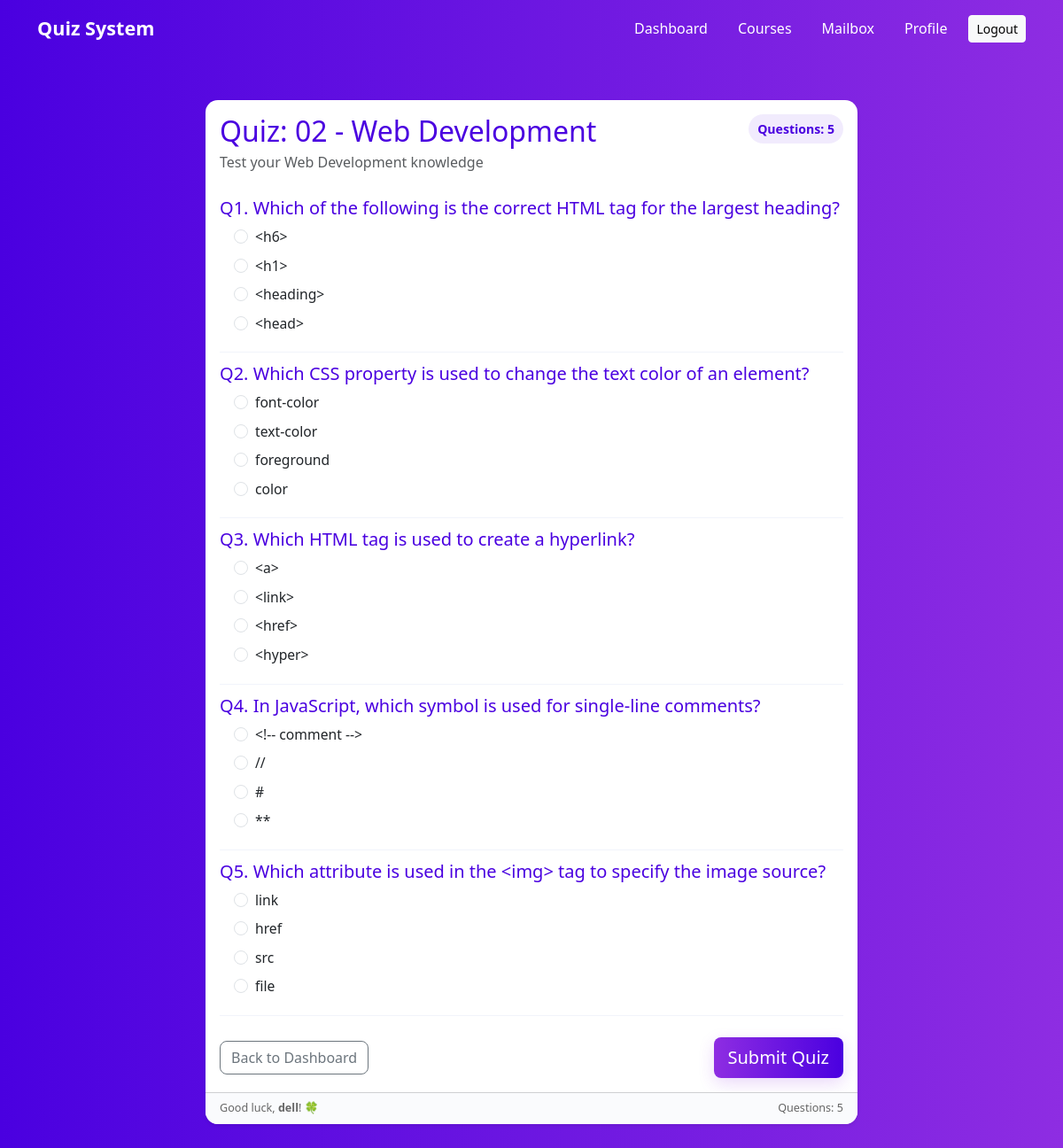
/2/ (signed in), run on the app's committed database.
### quizzes/models.py (models this page shows, shortened)
class Quiz(models.Model):
    title = models.CharField(max_length=255)
    description = models.TextField(blank=True, null=True)
    created_at = models.DateTimeField(auto_now_add=True)

class Question(models.Model):
    quiz = models.ForeignKey(Quiz, on_delete=models.CASCADE, related_name='questions')
    question_text = models.CharField(max_length=500)

class Option(models.Model):
    question = models.ForeignKey(Question, on_delete=models.CASCADE, related_name='options')
    option_text = models.CharField(max_length=255)
    is_correct = models.BooleanField(default=False)

### quizzes/views.py (the view)
# urls.py: path('<int:quiz_id>/', views.quiz_detail, name='quiz_detail'),
@login_required
def quiz_detail(request, quiz_id):
    quiz = get_object_or_404(Quiz, id=quiz_id)
    return render(request, 'quizzes/quiz_detail.html', {'quiz': quiz})

### templates/quizzes/quiz_detail.html (shortened to what this page needs)
{% load static %}
<!DOCTYPE html>
<html lang="en">
<head>
  <link href="https://cdn.jsdelivr.net/npm/bootstrap@5.3.0/dist/css/bootstrap.min.css" rel="stylesheet">
</head>
<body>
  <nav class="navbar navbar-expand-lg">
    <div class="container">
      <a class="navbar-brand" href="{% url 'dashboard' %}">Quiz System</a>
      <div class="collapse navbar-collapse justify-content-end" id="navCollapse">
        <ul class="navbar-nav align-items-center">
          <li class="nav-item"><a class="nav-link active" href="{% url 'dashboard' %}">Dashboard</a></li>
          <li class="nav-item"><a class="nav-link" href="#">Courses</a></li>
          <li class="nav-item"><a class="nav-link" href="#">Mailbox</a></li>
          <li class="nav-item"><a class="nav-link" href="#">Profile</a></li>
          <li class="nav-item"><a class="btn btn-light btn-sm ms-3" href="#">Logout</a></li>
        </ul>
      </div>
    </div>
  </nav>
  <div class="container my-5">
    <div class="row justify-content-center">
      <div class="col-lg-8">
        <div class="card quiz-card shadow-sm">
          <div class="card-body">
            <div class="d-flex justify-content-between align-items-start mb-3">
              <div>
                <h2 class="mb-1">{{ quiz.title }}</h2>
                <p class="text-muted mb-0">{{ quiz.description }}</p>
              </div>
              <div class="text-end">
                <div class="badge-questions">Questions: {{ quiz.questions.count }}</div>
              </div>
            </div>
            <form method="POST" action="{% url 'submit_quiz' quiz.id %}">
              {% for question in quiz.questions.all %}
                <div class="question-block" id="q{{ forloop.counter }}">
                  <h5 class="mb-2">Q{{ forloop.counter }}. {{ question.question_text }}</h5>
                  <div class="ms-3">
                    {% for option in question.options.all %}
                      <div class="form-check mb-2">
                        <input class="form-check-input" type="radio"
                               name="{{ question.id }}"
                               id="opt{{ option.id }}"
                               value="{{ option.id }}">
                        <label class="form-check-label" for="opt{{ option.id }}">
                          {{ option.option_text }}
                        </label>
                      </div>
                    {% endfor %}
                  </div>
                </div>
              {% endfor %}
              <div class="d-flex justify-content-between align-items-center mt-4">
                <a href="{% url 'dashboard' %}" class="btn btn-outline-secondary">Back to Dashboard</a>
                <button type="submit" class="btn btn-primary custom btn-lg">Submit Quiz</button>
              </div>
            </form>
          </div>
          <div class="card-footer d-flex justify-content-between">
            <small>Good luck, <strong>{{ user.username }}</strong>! 🍀</small>
            <small>Questions: {{ quiz.questions.count }}</small>
          </div>
        </div>
      </div>
    </div>
  </div>
</body>
</html>

### templates/quizzes/quiz_detail.html (style rules this page uses)
:root { --primary-1: #8e2de2; --primary-2: #4a00e0; --card-radius: 14px; }
body { margin: 0; font-family: 'Segoe UI', Tahoma, Geneva, Verdana, sans-serif; background: linear-gradient(90deg, #4a00e0, #8e2de2); min-height: 100vh; color: #333; }
.navbar { background: linear-gradient(90deg, var(--primary-2), var(--primary-1)); padding: 0.7rem 1rem; }
.navbar-brand { font-weight: 700; color: #fff !important; font-size: 1.35rem; }
.nav-link { color: #fff !important; margin-left: 18px; }
.quiz-card { border: none; border-radius: var(--card-radius); overflow: hidden; transition: transform .25s ease, box-shadow .25s ease; }
.card-body h2, .card-body h5 { color: var(--primary-2); }
.btn-primary.custom { background: linear-gradient(90deg, var(--primary-1), var(--primary-2)); border: none; box-shadow: 0 6px 18px rgba(142,45,226,0.18); transition: transform .15s ease; }
.btn-outline-secondary { border-radius: 8px; }
.question-block { padding: 12px 0; border-bottom: 1px solid #f1f4fb; }
.form-check-label { font-size: 0.98rem; }
.badge-questions { background: rgba(74,0,224,0.08); color: var(--primary-2); border-radius: 999px; padding: 6px 10px; font-weight: 600; font-size: 0.88rem; }
.card-footer { background: #fafbfd; font-size: 0.9rem; color: #666; }

### data on the page
Quiz: title "Quiz: 02 - Web Development", description "Test your Web Development knowledge", questions.count "5"
Question: question_text "Which of the following is the correct HTML tag for the largest heading?"
Option: option_text "<h6>"
Option: option_text "<h1>"
Option: option_text "<heading>"
Option: option_text "<head>"
Question: question_text "Which CSS property is used to change the text color of an element?"
Option: option_text "font-color"
Option: option_text "text-color"
Option: option_text "foreground"
Option: option_text "color"
Question: question_text "Which HTML tag is used to create a hyperlink?"
Option: option_text "<a>"
Option: option_text "<link>"
Option: option_text "<href>"
Option: option_text "<hyper>"
Question: question_text "In JavaScript, which symbol is used for single-line comments?"
Option: option_text "<!-- comment -->"
Option: option_text "//"
Option: option_text "#"
Option: option_text "**"
Question: question_text "Which attribute is used in the <img> tag to specify the image source?"
Option: option_text "link"
Option: option_text "href"
Option: option_text "src"
Option: option_text "file"

### other printed values
{{ user.username }} "dell"
